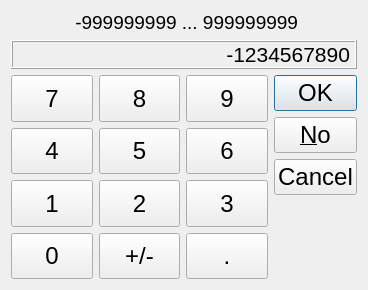
<?xml version="1.0" encoding="UTF-8"?>
<ui version="4.0">
 <class>Dialog</class>
 <widget class="QDialog" name="Dialog">
  <property name="geometry">
   <rect>
    <x>0</x>
    <y>0</y>
    <width>368</width>
    <height>290</height>
   </rect>
  </property>
  <property name="sizePolicy">
   <sizepolicy hsizetype="Fixed" vsizetype="Fixed">
    <horstretch>0</horstretch>
    <verstretch>0</verstretch>
   </sizepolicy>
  </property>
  <property name="maximumSize">
   <size>
    <width>400</width>
    <height>290</height>
   </size>
  </property>
  <property name="windowTitle">
   <string/>
  </property>
  <layout class="QGridLayout" name="gridLayout_2">
   <item row="0" column="0" colspan="2">
    <widget class="QLabel" name="RangeLabel">
     <property name="font">
      <font>
       <pointsize>14</pointsize>
      </font>
     </property>
     <property name="text">
      <string> -999999999 ... 999999999</string>
     </property>
     <property name="alignment">
      <set>Qt::AlignCenter</set>
     </property>
    </widget>
   </item>
   <item row="1" column="0" colspan="2">
    <widget class="QLabel" name="newValueLabel">
     <property name="font">
      <font>
       <pointsize>16</pointsize>
      </font>
     </property>
     <property name="frameShape">
      <enum>QFrame::Box</enum>
     </property>
     <property name="frameShadow">
      <enum>QFrame::Raised</enum>
     </property>
     <property name="text">
      <string>-1234567890</string>
     </property>
     <property name="alignment">
      <set>Qt::AlignRight|Qt::AlignTrailing|Qt::AlignVCenter</set>
     </property>
    </widget>
   </item>
   <item row="2" column="0">
    <layout class="QGridLayout" name="gridLayout">
     <item row="2" column="0">
      <widget class="QPushButton" name="pushButton1">
       <property name="sizePolicy">
        <sizepolicy hsizetype="MinimumExpanding" vsizetype="MinimumExpanding">
         <horstretch>0</horstretch>
         <verstretch>0</verstretch>
        </sizepolicy>
       </property>
       <property name="font">
        <font>
         <pointsize>18</pointsize>
        </font>
       </property>
       <property name="text">
        <string>1</string>
       </property>
      </widget>
     </item>
     <item row="3" column="0">
      <widget class="QPushButton" name="pushButton0">
       <property name="sizePolicy">
        <sizepolicy hsizetype="MinimumExpanding" vsizetype="MinimumExpanding">
         <horstretch>0</horstretch>
         <verstretch>0</verstretch>
        </sizepolicy>
       </property>
       <property name="font">
        <font>
         <pointsize>18</pointsize>
        </font>
       </property>
       <property name="text">
        <string>0</string>
       </property>
      </widget>
     </item>
     <item row="3" column="1">
      <widget class="QPushButton" name="pushButtonSign">
       <property name="sizePolicy">
        <sizepolicy hsizetype="MinimumExpanding" vsizetype="MinimumExpanding">
         <horstretch>0</horstretch>
         <verstretch>0</verstretch>
        </sizepolicy>
       </property>
       <property name="font">
        <font>
         <pointsize>18</pointsize>
        </font>
       </property>
       <property name="text">
        <string>+/-</string>
       </property>
      </widget>
     </item>
     <item row="3" column="2">
      <widget class="QPushButton" name="pushButtonPnt">
       <property name="sizePolicy">
        <sizepolicy hsizetype="MinimumExpanding" vsizetype="MinimumExpanding">
         <horstretch>0</horstretch>
         <verstretch>0</verstretch>
        </sizepolicy>
       </property>
       <property name="font">
        <font>
         <pointsize>18</pointsize>
        </font>
       </property>
       <property name="text">
        <string>.</string>
       </property>
      </widget>
     </item>
     <item row="1" column="1">
      <widget class="QPushButton" name="pushButton5">
       <property name="sizePolicy">
        <sizepolicy hsizetype="MinimumExpanding" vsizetype="MinimumExpanding">
         <horstretch>0</horstretch>
         <verstretch>0</verstretch>
        </sizepolicy>
       </property>
       <property name="font">
        <font>
         <pointsize>18</pointsize>
        </font>
       </property>
       <property name="text">
        <string>5</string>
       </property>
      </widget>
     </item>
     <item row="0" column="1">
      <widget class="QPushButton" name="pushButton8">
       <property name="sizePolicy">
        <sizepolicy hsizetype="MinimumExpanding" vsizetype="MinimumExpanding">
         <horstretch>0</horstretch>
         <verstretch>0</verstretch>
        </sizepolicy>
       </property>
       <property name="font">
        <font>
         <pointsize>18</pointsize>
        </font>
       </property>
       <property name="text">
        <string>8</string>
       </property>
      </widget>
     </item>
     <item row="0" column="2">
      <widget class="QPushButton" name="pushButton9">
       <property name="sizePolicy">
        <sizepolicy hsizetype="MinimumExpanding" vsizetype="MinimumExpanding">
         <horstretch>0</horstretch>
         <verstretch>0</verstretch>
        </sizepolicy>
       </property>
       <property name="font">
        <font>
         <pointsize>18</pointsize>
        </font>
       </property>
       <property name="text">
        <string>9</string>
       </property>
      </widget>
     </item>
     <item row="1" column="0">
      <widget class="QPushButton" name="pushButton4">
       <property name="sizePolicy">
        <sizepolicy hsizetype="MinimumExpanding" vsizetype="MinimumExpanding">
         <horstretch>0</horstretch>
         <verstretch>0</verstretch>
        </sizepolicy>
       </property>
       <property name="font">
        <font>
         <pointsize>18</pointsize>
        </font>
       </property>
       <property name="text">
        <string>4</string>
       </property>
      </widget>
     </item>
     <item row="2" column="1">
      <widget class="QPushButton" name="pushButton2">
       <property name="sizePolicy">
        <sizepolicy hsizetype="MinimumExpanding" vsizetype="MinimumExpanding">
         <horstretch>0</horstretch>
         <verstretch>0</verstretch>
        </sizepolicy>
       </property>
       <property name="font">
        <font>
         <pointsize>18</pointsize>
        </font>
       </property>
       <property name="text">
        <string>2</string>
       </property>
      </widget>
     </item>
     <item row="1" column="2">
      <widget class="QPushButton" name="pushButton6">
       <property name="sizePolicy">
        <sizepolicy hsizetype="MinimumExpanding" vsizetype="MinimumExpanding">
         <horstretch>0</horstretch>
         <verstretch>0</verstretch>
        </sizepolicy>
       </property>
       <property name="font">
        <font>
         <pointsize>18</pointsize>
        </font>
       </property>
       <property name="text">
        <string>6</string>
       </property>
      </widget>
     </item>
     <item row="2" column="2">
      <widget class="QPushButton" name="pushButton3">
       <property name="sizePolicy">
        <sizepolicy hsizetype="MinimumExpanding" vsizetype="MinimumExpanding">
         <horstretch>0</horstretch>
         <verstretch>0</verstretch>
        </sizepolicy>
       </property>
       <property name="font">
        <font>
         <pointsize>18</pointsize>
        </font>
       </property>
       <property name="text">
        <string>3</string>
       </property>
      </widget>
     </item>
     <item row="0" column="0">
      <widget class="QPushButton" name="pushButton7">
       <property name="sizePolicy">
        <sizepolicy hsizetype="MinimumExpanding" vsizetype="MinimumExpanding">
         <horstretch>0</horstretch>
         <verstretch>0</verstretch>
        </sizepolicy>
       </property>
       <property name="font">
        <font>
         <pointsize>18</pointsize>
        </font>
       </property>
       <property name="text">
        <string>7</string>
       </property>
      </widget>
     </item>
    </layout>
   </item>
   <item row="2" column="1">
    <widget class="QDialogButtonBox" name="buttonBox">
     <property name="sizePolicy">
      <sizepolicy hsizetype="Minimum" vsizetype="Minimum">
       <horstretch>0</horstretch>
       <verstretch>0</verstretch>
      </sizepolicy>
     </property>
     <property name="font">
      <font>
       <pointsize>18</pointsize>
      </font>
     </property>
     <property name="layoutDirection">
      <enum>Qt::RightToLeft</enum>
     </property>
     <property name="orientation">
      <enum>Qt::Vertical</enum>
     </property>
     <property name="standardButtons">
      <set>QDialogButtonBox::Cancel|QDialogButtonBox::No|QDialogButtonBox::Ok</set>
     </property>
     <property name="centerButtons">
      <bool>false</bool>
     </property>
    </widget>
   </item>
  </layout>
 </widget>
 <resources/>
 <connections>
  <connection>
   <sender>buttonBox</sender>
   <signal>accepted()</signal>
   <receiver>Dialog</receiver>
   <slot>accept()</slot>
   <hints>
    <hint type="sourcelabel">
     <x>248</x>
     <y>254</y>
    </hint>
    <hint type="destinationlabel">
     <x>157</x>
     <y>274</y>
    </hint>
   </hints>
  </connection>
  <connection>
   <sender>buttonBox</sender>
   <signal>rejected()</signal>
   <receiver>Dialog</receiver>
   <slot>reject()</slot>
   <hints>
    <hint type="sourcelabel">
     <x>316</x>
     <y>260</y>
    </hint>
    <hint type="destinationlabel">
     <x>286</x>
     <y>274</y>
    </hint>
   </hints>
  </connection>
 </connections>
</ui>
